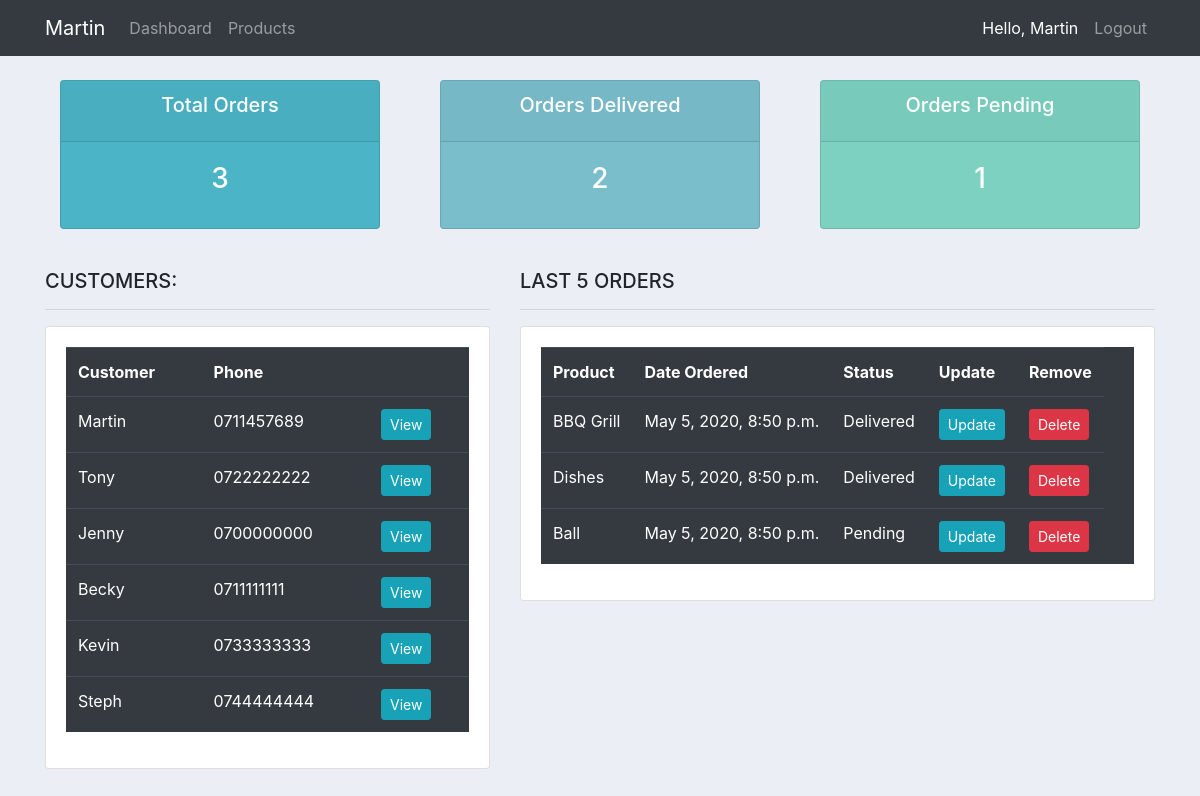
Page / (signed in) on the earlier database version.
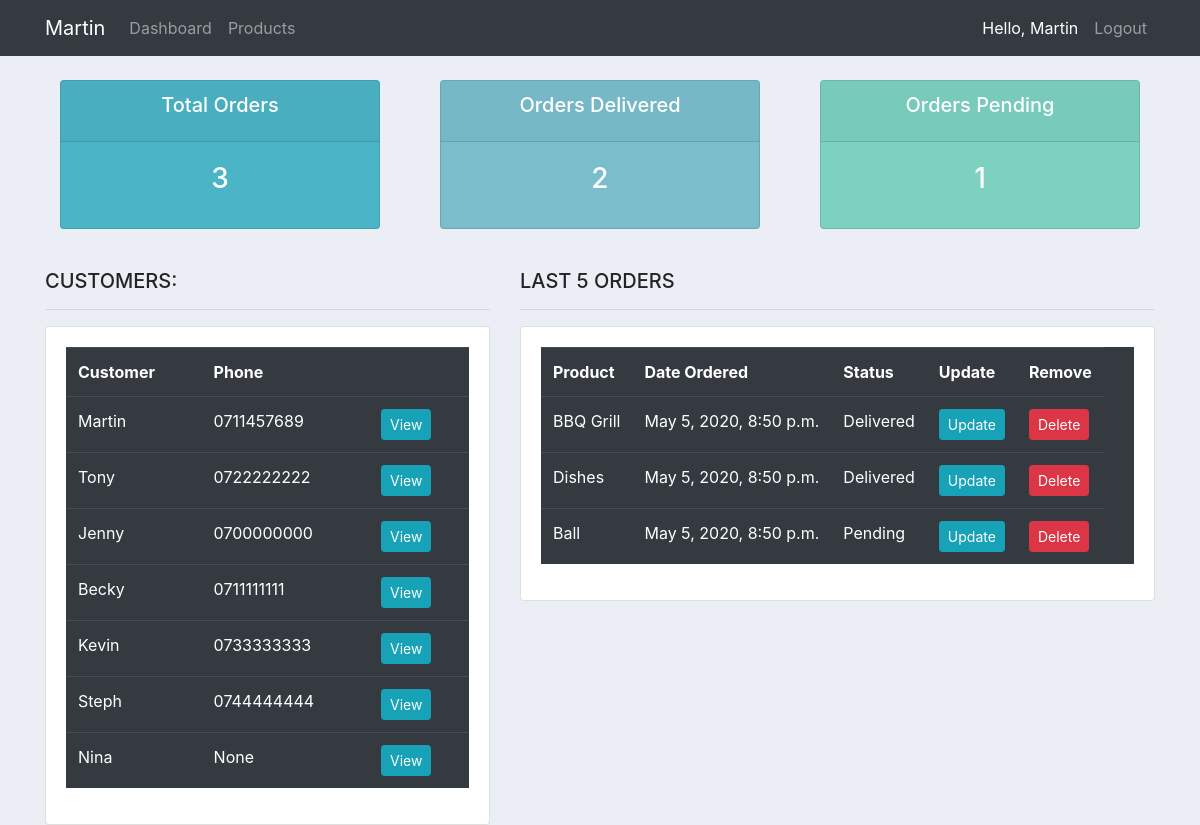
Same page on the later database version.
### accounts/models.py (models this page shows, shortened)
class Customer(models.Model):
    user = models.OneToOneField(User, null=True, blank=True, on_delete=models.CASCADE) # ONE USER CAN HAVE ONE CUSTOMER, ONE CUSTOMER CAN HAVE ONE USER
    name = models.CharField(max_length=200, null=True)
    phone = models.CharField(max_length=200, null=True)
    email = models.CharField(max_length=200, null=True)
    profile_pic = models.ImageField(default="default.png", null=True, blank=True)
    date_created = models.DateTimeField(auto_now_add=True, null=True)

class Order(models.Model):
    STATUS = (
        ('Pending', 'Pending'),
        ('Out for delivery', 'Out of delivery'),
        ('Delivered', 'Delivered'),
    )
    customer = models.ForeignKey(Customer, null=True, on_delete=models.SET_NULL)
    product = models.ForeignKey(Product, null=True, on_delete=models.SET_NULL)
    date_created = models.DateTimeField(auto_now_add=True, null=True)
    status = models.CharField(max_length=200, null=True, choices=STATUS) # Dropdown
    note = models.CharField(max_length=200, null=True)

class Product(models.Model):
    CATEGORY = (
        ('Indoor', 'Indoor'),
        ('Out Door', 'Out Door'),
    )
    name = models.CharField(max_length=200, null=True)
    price = models.FloatField(null=True)
    category = models.CharField(max_length=200, null=True, choices=CATEGORY)
    description = models.CharField(max_length=200, null=True, blank=True)
    date_created = models.DateTimeField(auto_now_add=True, null=True)
    tags = models.ManyToManyField(Tag)
    def __str__(self):
        return self.name

### accounts/decorators.py (the view)
    def wrapper_func(request, *args, **kwargs):
            group = None
            if request.user.groups.exists():
                group = request.user.groups.all()[0].name
            if group == 'customer':
                return redirect('user-page')
            if group == 'admin':
                return view_func(request, *args, **kwargs)

### accounts/views.py (called while the page is built)
@login_required(login_url='login')
@admin_only
def home(request):
    orders = Order.objects.all()
    customers = Customer.objects.all()
    total_customers = customers.count()
    total_orders = orders.count()
    delivered = orders.filter(status='Delivered').count()
    pending = orders.filter(status='Pending').count()
    context = {'orders': orders, 'customers': customers,
               "total_orders": total_orders, "delivered": delivered, "pending": pending}
    return render(request, 'accounts/dashboard.html', context)

### accounts/templates/accounts/dashboard.html (shortened to what this page needs)
{% extends 'accounts/main.html' %}
{% block content %}
{%  include 'accounts/status.html' %}
<br>
<div class="row">
    <div class="col-md-5">
        <h5>CUSTOMERS:</h5>
        <hr>
        <div class="card card-body">
            <table class="table table-hover table-dark">
                <tr>
                    <th>Customer</th>
                    <th>Phone</th>
                    <th></th>
                </tr>
                {% for customer in customers %}
                <tr>
                    <td>{{ customer.user }}</td>
                    <td>{{ customer.phone }}</td>
                    <td><a class="btn btn-sm btn-info" href="{% url 'customers' customer.id%}">View</a></td>
                </tr>
                {% endfor %}
            </table>
        </div>
    </div>
    <div class="col-md-7">
        <h5>LAST 5 ORDERS</h5>
        <hr>
        <div class="card card-body" style="background-color: #ffff;">
            <table class="table table-hover table-dark table-responsive">
                <tr>
                    <th>Product</th>
                    <th>Date Ordered</th>
                    <th>Status</th>
                    <th>Update</th>
                    <th>Remove</th>
                </tr>
                {% for order in orders %}
                <tr>
                    <td>{{ order.product }}</td>
                    <td>{{ order.date_created }}</td>
                    <td>{{ order.status }}</td>
                    <td><a class="btn btn-sm btn-info" href="{% url 'update_order' order.id %}">Update</a></td>
                    <td><a class="btn btn-sm btn-danger" href="{% url 'delete_order' order.id %}">Delete</a></td>
                </tr>
                {% endfor %}
            </table>
        </div>
    </div>
</div>
{% endblock %}

Differences in the rows shown:
added Customer: user "Nina", phone "None"
